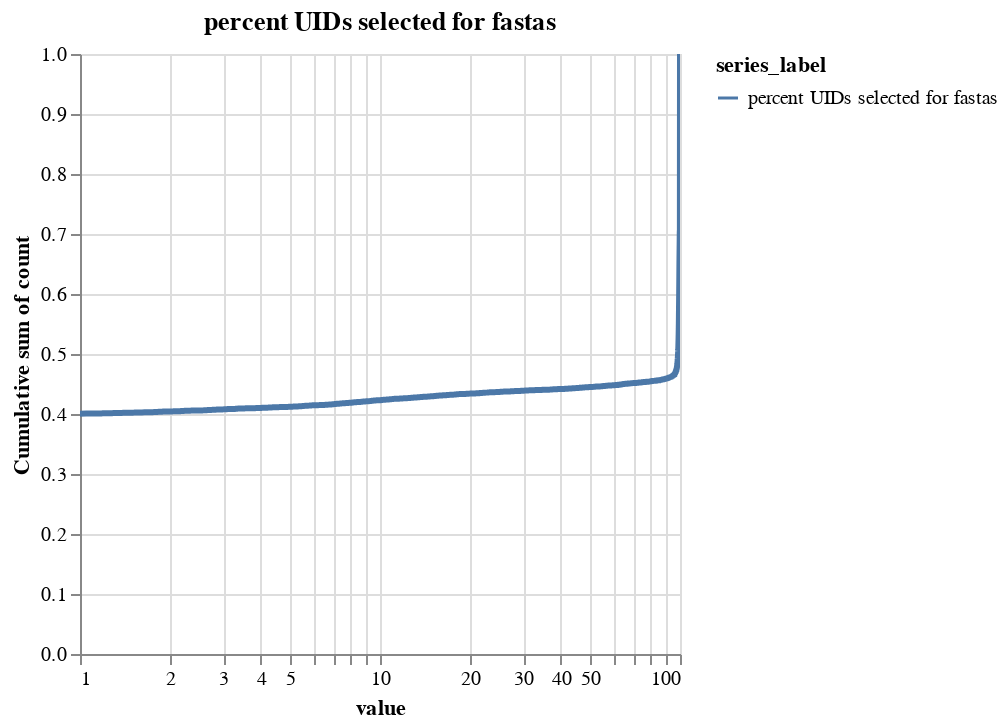

Notebook code for this chart:
### Code cell
display(plot)

### Figure 1 — Vega-Lite specification as saved in the notebook (floating-point values rounded to 4 significant figures; data arrays with more than 128 entries replaced by an {"elided": "..."} marker saying what was removed)
{"config": {"view": {"continuousWidth": 300, "continuousHeight": 300}}, "layer": [{"mark": {"type": "line", "color": "#c4ced4", "strokeWidth": 3}, "encoding": {"color": {"field": "series_label", "type": "nominal"}, "tooltip": [{"field": "series_label", "type": "nominal"}, {"field": "value", "type": "quantitative"}, {"field": "count", "type": "quantitative"}, {"field": "frac_cumsum", "type": "quantitative"}], "x": {"field": "value", "scale": {"domain": [1, 100.0], "type": "log"}, "title": "value", "type": "quantitative"}, "y": {"axis": {"labelAlign": "right"}, "field": "frac_cumsum", "scale": {"domain": [0, 1]}, "title": "Cumulative sum of count", "type": "quantitative"}}, "name": "view_3", "title": "percent UIDs selected for fastas"}], "data": {"name": "data-56ac93ded287436fe9abd48e8d33fb31"}, "params": [{"name": "param_2", "select": {"type": "interval", "encodings": ["x", "y"]}, "bind": "scales", "views": ["view_3"]}], "resolve": {"scale": {"y": "independent"}}, "$schema": "https://vega.github.io/schema/vega-lite/v5.17.0.json", "datasets": {"data-56ac93ded287436fe9abd48e8d33fb31": {"elided": "1816 records"}}}
